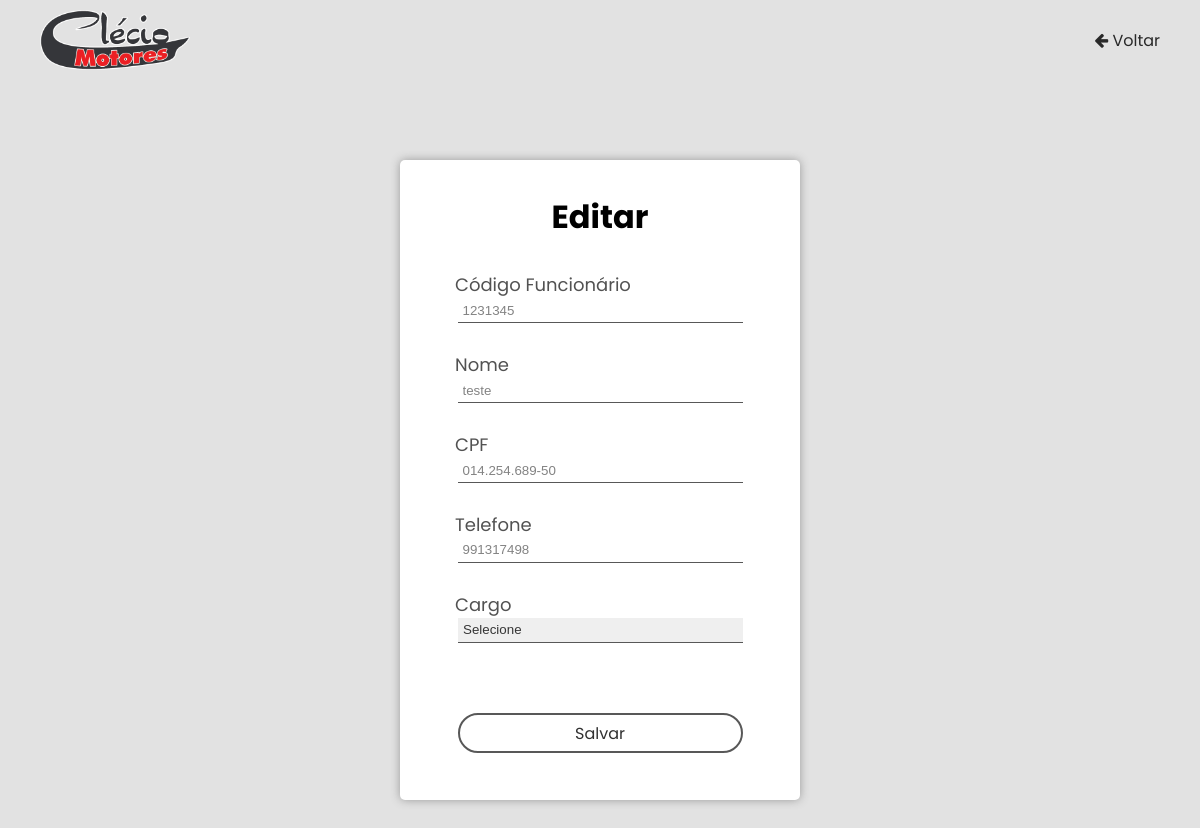
Page /editarFuncionario.php?id=1 (signed in) on the committed database.
### tables this page shows
CREATE TABLE `usuarios` (
  `id` int(11) NOT NULL,
  `codigo` int(20) NOT NULL,
  `nome` varchar(30) NOT NULL,
  `cpf` varchar(15) NOT NULL,
  `telefone` int(10) NOT NULL,
  `senha` varchar(32) NOT NULL,
  `cargo` int(11) NOT NULL
);

### CLASSES/usuarios.php (called while the page is built, shortened)
<?php
Class Usuario{
    public function seleciona($id){
        global $pdo;
        $sql = "SELECT * FROM usuarios WHERE id = $id";
        $sql = $pdo->prepare($sql);
        $sql->execute();
        $funcionarios = $sql->fetch();
        return $funcionarios;
    }
}

### editarFuncionario.php (the view, shortened to what this page needs)
<?php
if(!isset($_SESSION['id_user'])){
    header("location: index.php");
    exit;
} else if ($_SESSION['tipo'] == 1){
if(isset($_GET['id'])) {
    $id = $_GET['id'];
}	else {
    echo 'Código não informado!';
    exit;
}
require_once 'CLASSES/Usuarios.php';
$u = new Usuario;
$funcionarios = $u->seleciona($id);
?>
<!DOCTYPE html>
<html lang="pt-br">
<head>
    <link rel="stylesheet" href="https://cdnjs.cloudflare.com/ajax/libs/font-awesome/4.7.0/css/font-awesome.min.css ">
    <link rel="stylesheet" type="text/css" href="CSS/styleCadastro.css" />
</head>
<body>
    <header>
        <img src="images/logo.png">
        <div class="headericons">
            <a href="funcionarios.php"><i class="fa fa-arrow-left" aria-hidden="true"></i> Voltar</a>
        </div>
    </header>
    <div class="container">
        <div class="box">
            <form method="POST" id="form">
                <div class="title">
                    <h1>Editar</h1>
                </div>
                <div class="content">
                    <div class="input">
                        <label>Código Funcionário</label>
                        <input type="text" value="<?= $funcionarios['codigo'] ?>"
                        name="codigo" id="codigo" maxlength="20">
                    </div>
                    <div class="input">
                        <label>Nome</label>
                        <input type="text" value="<?= $funcionarios['nome'] ?>"
                        name="nome" id="nome" maxlength="30">
                    </div>
                    <div class="input">
                        <label>CPF</label>
                        <input type="text" value="<?= $funcionarios['cpf'] ?>"
                        name="cpf" id="cpf" maxlength="15">
                    </div>
                    <div class="input">
                        <label>Telefone</label>
                        <input type="number" value="<?= $funcionarios['telefone'] ?>"
                        name="telefone" id="telefone" maxlength="11">
                    </div>
                    <div class="input">
                        <label>Cargo</label>
                        <select name="cargo" id="cargo">
                            <option value="<?= $funcionarios['cargo'] ?>">Selecione</option>
                        </select>
                    </div>
                    <div class="btn">
                        <button name="salvar" type="submit" onclick="return checkInputs();">Salvar</button>
                    </div>
                </div>
            </form>
        </div>
    </div>
</body>
</html>
<?php
} else {
    header("location: menu.php");
    exit;
}
?>

### CSS/styleCadastro.css (style rules this page uses)
* { padding: 0; margin: 0; box-sizing: border-box; }
html { font-family: Poppins; }
a { text-decoration: none; }
body { background-color: #e2e2e2; }
header { width: 100%; height: 80px; display: flex; justify-content: space-between; align-items: center; padding: 0 40px; }
header img { max-width: 150px; }
header a { color: rgb(41, 41, 41); }
.container { display: flex; flex-direction: column; justify-content: center; align-items: center; height: 100vh; }
.box { width: 400px; height: 640px; display: flex; justify-content: center; align-items: center; background-color: #ffffff; border-radius: 5px; box-shadow: 0 0 10px rgb(153, 153, 153); }
.title { width: 100%; display: flex; justify-content: center; margin-bottom: auto; }
#form { width: 300px; height: 575px; display: flex; flex-direction: column; justify-content: center; }
.content { height: 510px; display: flex; flex-direction: column; justify-content: space-around; }
.input { display: flex; flex-direction: column; justify-content: center; align-items: center; }
.input label { margin-right: auto; padding: 0 5px; font: 18px Poppins; color: rgb(82, 82, 82); }
.input input { width: 95%; height: 25px; outline: none; border: none; border-bottom: 1.5px solid #585858; padding: 2px 5px; color: #838383; transition: 0.3s; }
.input select { width: 95%; height: 25px; margin-right: auto; margin-left: 8px; outline: none; border: none; border-bottom: 1.5px solid #585858; padding: 2px 5px; color: #363636; transition: 0.3s; -moz-appearance: none; -webkit-appearance: none; appearance: none; }
.btn { margin-top: 15px; display: flex; justify-content: center; align-items: center; }
.btn button { width: 95%; height: 40px; background: none; outline: none; border: 2px solid #585858; border-radius: 30px; font: 16px Poppins; color: #313131; transition: 0.3s; }

### rows in the picture
usuarios: codigo "1231345", nome "teste", cpf "014.254.689-50", telefone "991317498"
